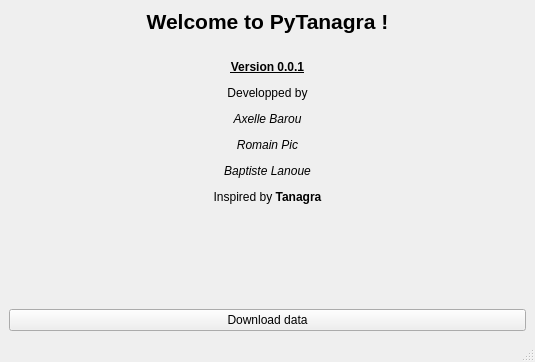
<?xml version="1.0" encoding="UTF-8"?>
<ui version="4.0">
 <class>MainWindow</class>
 <widget class="QMainWindow" name="MainWindow">
  <property name="enabled">
   <bool>true</bool>
  </property>
  <property name="geometry">
   <rect>
    <x>0</x>
    <y>0</y>
    <width>535</width>
    <height>362</height>
   </rect>
  </property>
  <property name="windowTitle">
   <string>PyTanagra</string>
  </property>
  <property name="autoFillBackground">
   <bool>true</bool>
  </property>
  <widget class="QWidget" name="centralwidget">
   <layout class="QVBoxLayout" name="verticalLayout">
    <item>
     <widget class="QLabel" name="label">
      <property name="sizePolicy">
       <sizepolicy hsizetype="Expanding" vsizetype="Expanding">
        <horstretch>0</horstretch>
        <verstretch>0</verstretch>
       </sizepolicy>
      </property>
      <property name="contextMenuPolicy">
       <enum>Qt::CustomContextMenu</enum>
      </property>
      <property name="autoFillBackground">
       <bool>true</bool>
      </property>
      <property name="text">
       <string>&lt;html&gt;&lt;head/&gt;&lt;body&gt;&lt;p align=&quot;center&quot;&gt;&lt;span style=&quot; font-size:16pt; font-weight:600;&quot;&gt;Welcome to PyTanagra !&lt;/span&gt;&lt;/p&gt;&lt;p align=&quot;center&quot;&gt;&lt;br/&gt;&lt;span style=&quot; font-weight:600; text-decoration: underline;&quot;&gt;Version 0.0.1&lt;/span&gt;&lt;/p&gt;&lt;p align=&quot;center&quot;&gt;Developped by&lt;/p&gt;&lt;p align=&quot;center&quot;&gt;&lt;span style=&quot; font-style:italic;&quot;&gt;Axelle Barou&lt;/span&gt;&lt;/p&gt;&lt;p align=&quot;center&quot;&gt;&lt;span style=&quot; font-style:italic;&quot;&gt;Romain Pic&lt;/span&gt;&lt;/p&gt;&lt;p align=&quot;center&quot;&gt;&lt;span style=&quot; font-style:italic;&quot;&gt;Baptiste Lanoue&lt;/span&gt;&lt;/p&gt;&lt;p align=&quot;center&quot;&gt;Inspired by &lt;span style=&quot; font-weight:600;&quot;&gt;Tanagra&lt;/span&gt;&lt;/p&gt;&lt;/body&gt;&lt;/html&gt;</string>
      </property>
     </widget>
    </item>
    <item>
     <spacer name="verticalSpacer">
      <property name="orientation">
       <enum>Qt::Vertical</enum>
      </property>
      <property name="sizeHint" stdset="0">
       <size>
        <width>17</width>
        <height>337</height>
       </size>
      </property>
     </spacer>
    </item>
    <item>
     <widget class="QPushButton" name="pushButton">
      <property name="autoFillBackground">
       <bool>true</bool>
      </property>
      <property name="text">
       <string>Download data</string>
      </property>
     </widget>
    </item>
   </layout>
  </widget>
  <widget class="QMenuBar" name="menubar">
   <property name="geometry">
    <rect>
     <x>0</x>
     <y>0</y>
     <width>535</width>
     <height>26</height>
    </rect>
   </property>
  </widget>
  <widget class="QStatusBar" name="statusbar"/>
 </widget>
 <resources/>
 <connections/>
</ui>
